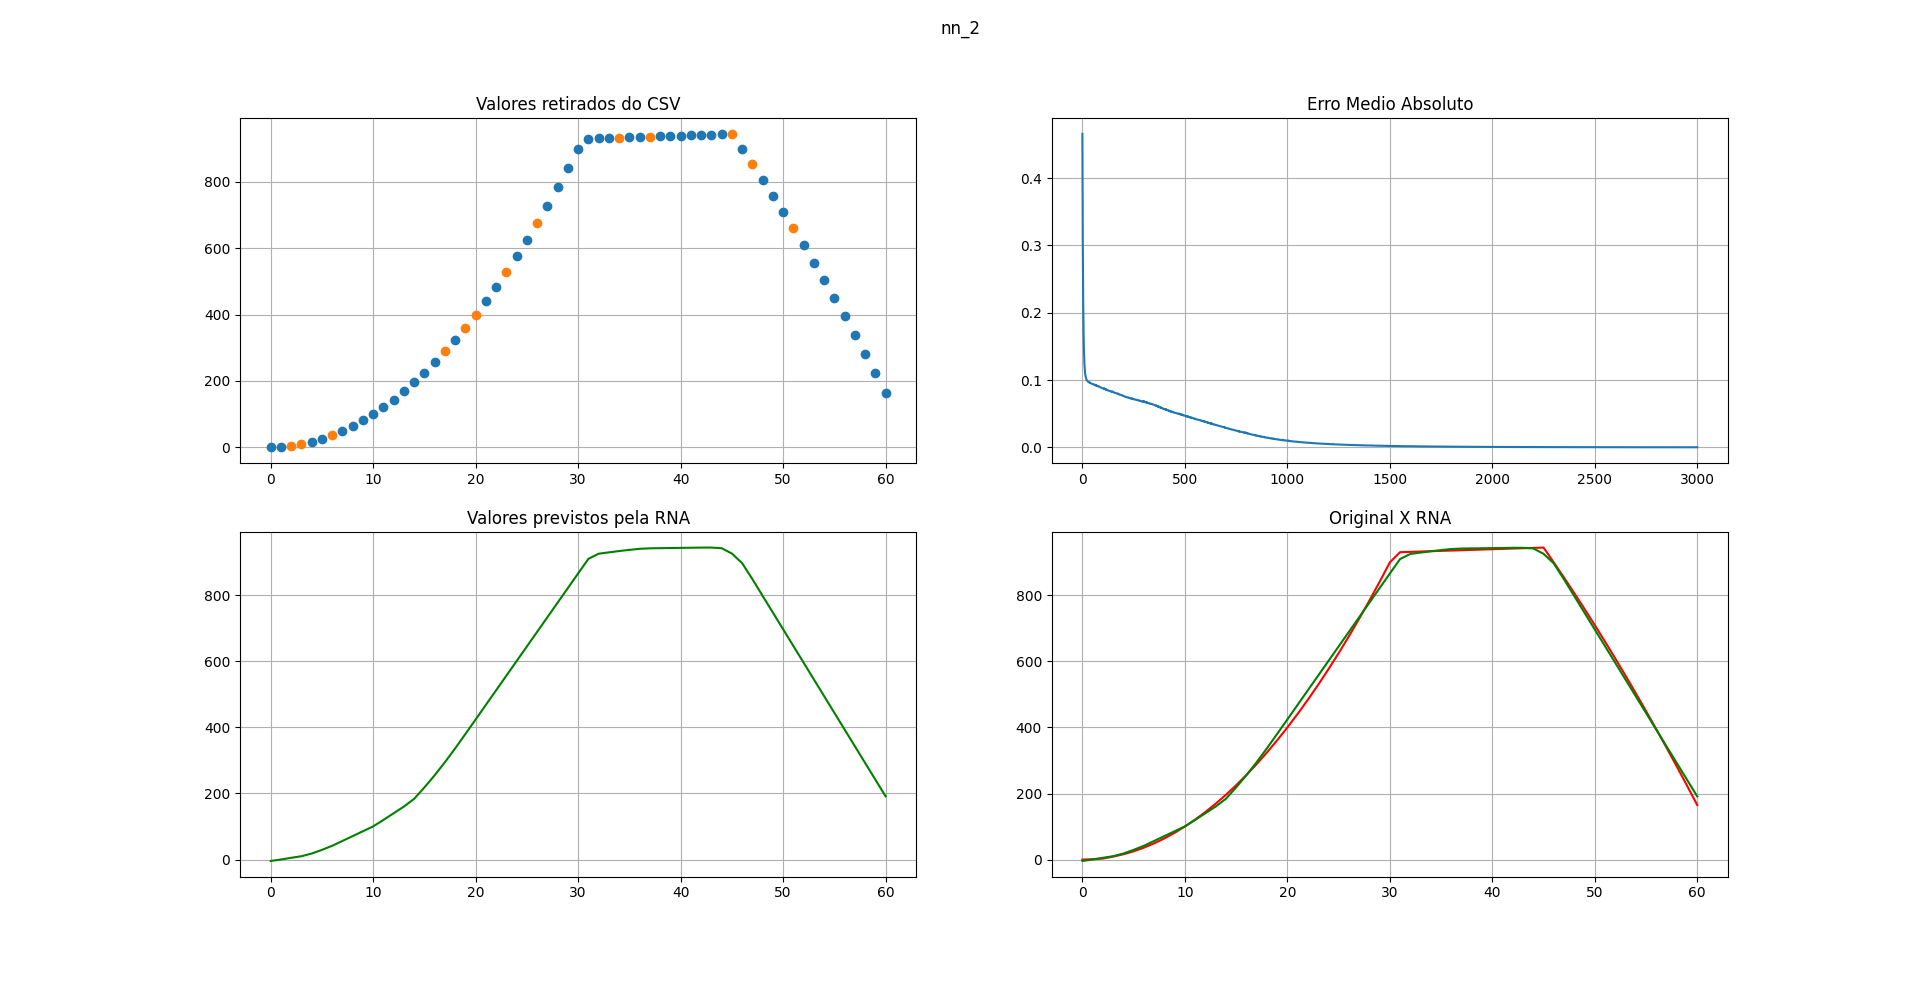

The Python source for this figure:
import tensorflow as tf
from tensorflow import keras
from keras.callbacks import History


import numpy as np
import matplotlib.pyplot as plt
import pandas
from sklearn.model_selection import train_test_split


EPOCHS = 3000
X_NORM = 60
Y_NORM = 945
TOPOLOGY_ID = 'nn_2'


SAVE_DIR = 'models/' + TOPOLOGY_ID

csv_file = pandas.read_csv("dados.csv")


inputs_temp = pandas.read_csv("dados.csv", usecols=[0])
expecteds_temp = pandas.read_csv("dados.csv", usecols=[1])

x_train, x_test, y_train, y_test = train_test_split(inputs_temp/X_NORM, expecteds_temp/Y_NORM, test_size=0.2, random_state=10)

x_test = np.array(x_test)
y_test = np.array(y_test)

x_train = np.array(x_train)
y_train = np.array(y_train)



model = keras.Sequential([
    keras.layers.Dense(32, input_shape=(1,), activation=tf.keras.layers.LeakyReLU(alpha=0.01)),
    keras.layers.Dense(16, activation=tf.keras.layers.LeakyReLU(alpha=0.01)),
    keras.layers.Dense(8, activation=tf.keras.layers.LeakyReLU(alpha=0.01)),
    keras.layers.Dense(1, activation='linear')
])
	
model.summary()

history = History()


model.compile(optimizer='sgd',
              loss='mse',
              metrics=['mean_absolute_error'])

model.fit(x_train, y_train, epochs=EPOCHS, callbacks=[history])

test_loss, test_acc = model.evaluate(x_test,  y_test, verbose=2)

model.save(SAVE_DIR)


x_axis = np.array(range(X_NORM+1))

results = model.predict(x_axis/X_NORM)

fig, ((ax1, ax2), (ax3,ax4)) = plt.subplots(2, 2)
ax1.plot(x_train*X_NORM,y_train*Y_NORM,'o',x_test*X_NORM,y_test*Y_NORM,'o')
ax1.set_title('Valores retirados do CSV')
ax1.grid()

ax2.plot(range(EPOCHS), history.history.get('loss'))
ax2.set_title('Erro Medio Absoluto')
ax2.grid()

ax3.plot(x_axis, results*Y_NORM,color='green')
ax3.set_title('Valores previstos pela RNA')
ax3.grid()

ax4.plot(inputs_temp, expecteds_temp,color='red')
ax4.plot(x_axis, results*Y_NORM,color='green')
ax4.set_title('Original X RNA')
ax4.grid()

fig.suptitle(TOPOLOGY_ID)
fig.canvas.set_window_title(TOPOLOGY_ID)
plt.show()

